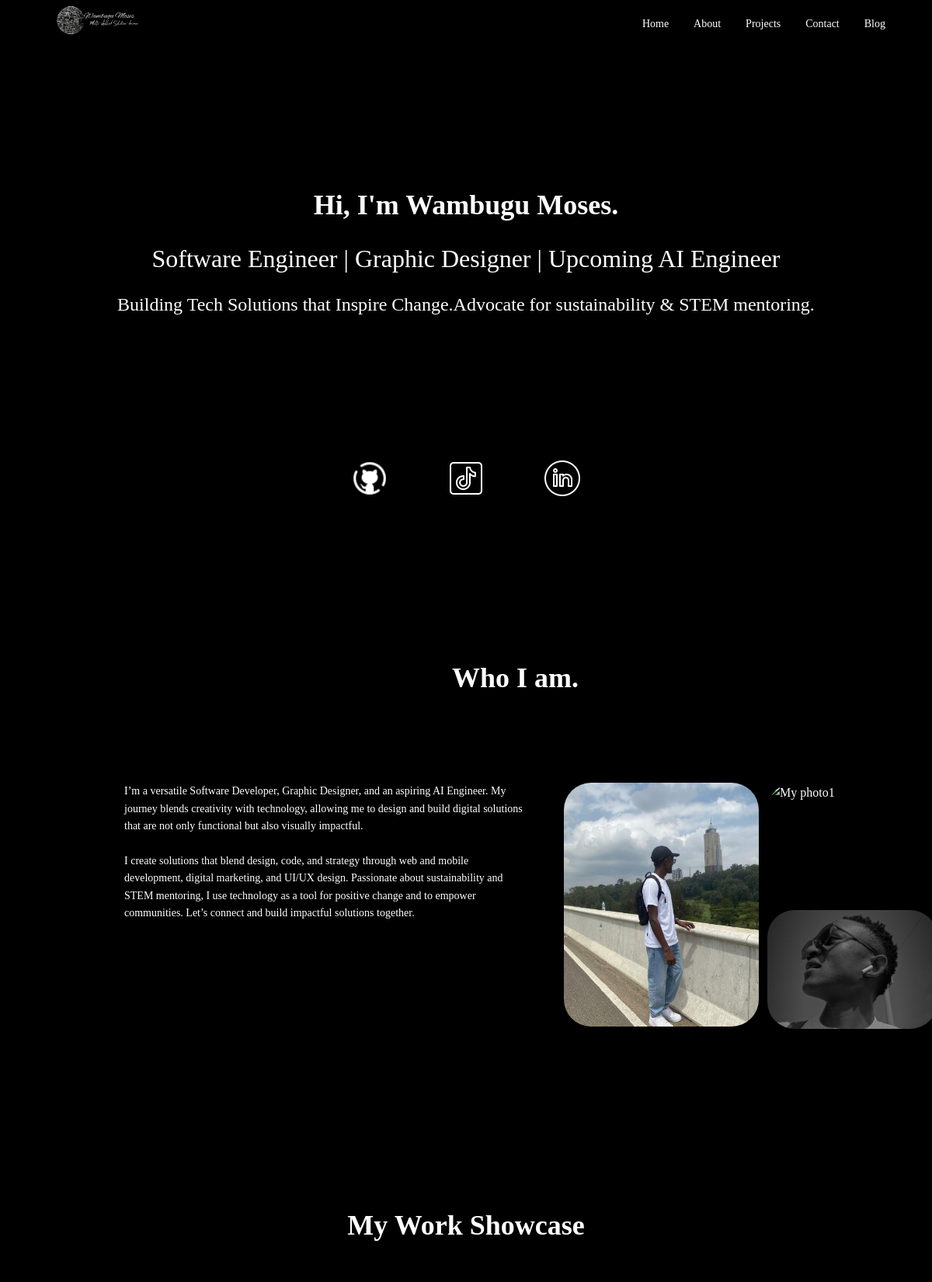
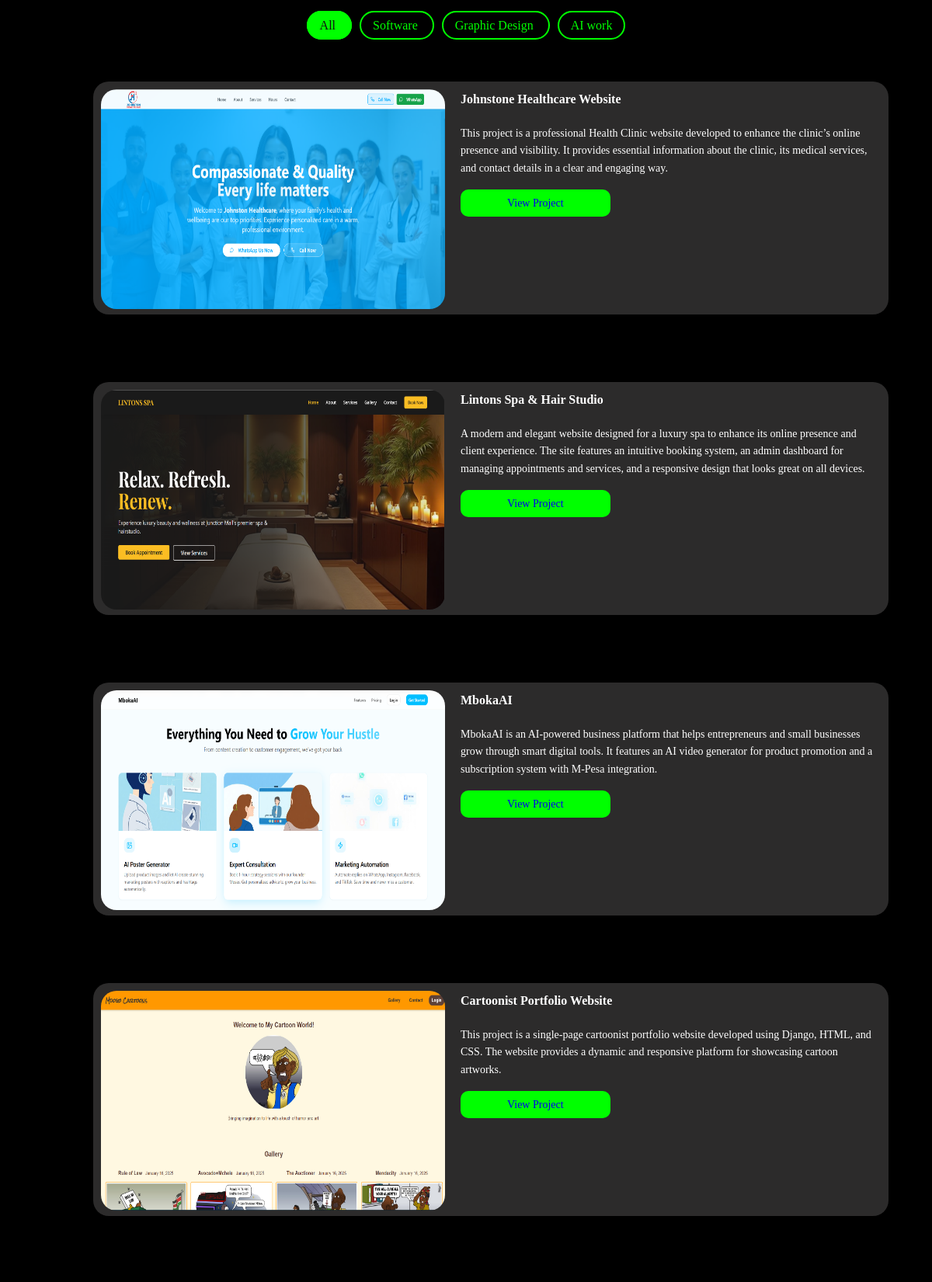
The page / (upper part) on the database its author committed (2 pictures, top to bottom).
### main/models.py (models this page shows, shortened)
class Project(models.Model):
    CATEGORY_CHOICES = [
        ('software', 'Software'),
        ('design', 'Graphic Design'),
        ('ai', 'AI work'),
    ]
    title = models.CharField(max_length=100)
    category = models.CharField(max_length=20, choices=CATEGORY_CHOICES)
    description = models.TextField()
    image = models.ImageField(upload_to='projects/')
    pdf = models.FileField(upload_to='projects/', blank=True, null=True)
    link = models.URLField(blank=True)

### main/views.py (the view, shortened to what this page needs)
# urls.py: path('', views.home, name='home'),
def home(request):
    categories = Project.CATEGORY_CHOICES
    selected_category = request.GET.get("category", "all")
    if selected_category == "all":
        projects = Project.objects.all()[:6]
    else:
        projects = Project.objects.filter(category=selected_category)
    form = ContactForm()
    return render(request, "home.html", {
        "categories": categories,
        "projects": projects,
        "form": form
    })

### main/templates/home.html (shortened to what this page needs)
<!DOCTYPE html>
<html lang="en">
    <head>
        {% load static %}
        <link rel="stylesheet" href="{% static 'css/styles.css' %}">
    </head>
    <body>
         <nav>
            <div class="logo">
                <img src="{% static 'logo/wambugu.png' %}" alt="logo">
            </div>
            <ul id="nav-links">
                <li><a href="#home">Home</a></li>
                <li><a href="#about">About</a></li>
                <li><a href="#projects">Projects</a></li>
                <li><a href="#contact">Contact</a></li>
                <li><a href="#blog">Blog</a></li>
            </ul>
         </nav>
          <section class="hero" id="home">
            <h1>Hi, I'm Wambugu Moses.</h1>
            <p id="p1"> Software Engineer | Graphic Designer | Upcoming AI Engineer <br></p>
            <p id="p2">Building Tech Solutions that Inspire Change.Advocate for sustainability & STEM mentoring.</p>
            <div class="socials">
                <a href="https://github.com/Polymathh" target="_blank"><img src="{% static 'logo/github.png' %}"></a>
                <a href="https://www.tiktok.com/@wambugu_ai?is_from_webapp=1&sender_device=pc" target="_blank"><img src="{% static 'logo/tiktok.png' %}"></a>
                <a href="https://www.linkedin.com/in/wambugumoses/" target="_blank"><img src="{% static 'logo/linkedin.png' %}"></a>
            </div>
          </section>
           <section class="about" id="about">
            <h2>Who I am.</h2>
            <div class="text">
                <p> I’m a versatile Software Developer, Graphic Designer, and an aspiring AI Engineer. My journey blends creativity with technology, allowing me to design and build digital solutions that are not only functional but also visually impactful.<br><br>
                    I create solutions that blend design, code, and strategy through web and mobile development, digital marketing, and UI/UX design. Passionate about sustainability and STEM mentoring, I use technology as a tool for positive change and to empower communities. Let’s connect and build impactful solutions together.</p>
            </div>
            <div class="images">
                <div class="left">
                <img src="{% static 'images/kim1.jpg' %}" alt="My photo1">
            </div>
            <div class="right">
                <img src="{% static 'images/kim.jpg' %}" alt="My photo1">
                <img src="{% static 'images/kim2.png' %}" alt="My photo1">
            </div>
            </div>
           </section>
            <section id="projects" class="projects">
                <h2>My Work Showcase</h2>
                <div class="project-nav">
                    <a href="?category=all#projects"
                    class="filter-btn {% if request.GET.category == 'all' or not request.GET.category %}active{% endif %}">
                    All
                    </a>
                    {% for key, label in categories %}
                    <a href="?category={{ key }}#projects"
                        class="filter-btn {% if request.GET.category == key %}active{% endif %}">
                        {{ label }}
                    </a>
                    {% endfor %}
                </div>
                <div class="project-grid">
                    {% for project in projects %}
                        <div class="project-card">
                            <img src="{{ project.image.url }}" alt="{{ project.title }}">
                            <div>
                                <h3>{{ project.title }}</h3>
                                <p>{{ project.description }}</p>
                                <div class="project-actions">
                                    {% if project.link %}
                                        <a href="{{ project.link }}" class="btn" target="_blank">
                                            View Project
                                        </a>
                                    {% endif %}
                                </div>
                            </div>
                        </div>
                    {% empty %}
                        <p>No projects added yet.</p>
                    {% endfor %}
                </div>
            </section>
    </body>
</html>

### main/static/css/styles.css (style rules this page uses)
* { margin:0; padding: 0; box-sizing: border-box; }
body { background-color: #000; font-family: "Poppins"; line-height: 1.6; color: #fff; }
h2 { font-size: 36px; font-weight: 600; text-align: center; }
nav { width: 100%; height:60px; padding: 1rem 5%; display: flex; justify-content: space-between; align-items: center; background: #000; position: sticky; top: 0; z-index: 100; }
nav .logo img { height: 132px; }
nav ul { list-style: none; display: flex; gap: 2rem; }
nav ul li a { text-decoration: none; color: #fff; font-weight: 400; font-size: 14px; transition: 0.3s; }
.hero { text-align: center; padding: 6rem 2rem; }
.hero h1 { font-size: 36px; padding-bottom: 14px; padding-top: 80px; font-weight: 600; }
#p1 { font-size: 32px; font-weight: 500; padding-bottom: 14px; }
#p2 { font-size: 24px; font-weight: 400; padding-bottom: 180px; }
.hero .socials { display: flex; justify-content: center; gap: 74px; }
.hero .socials img { width: 50px; transition: 0.3s; filter: brightness(0) invert(1); }
.about { padding: 5rem 10%; align-items: start; position: relative; display: grid; grid-template-columns: 1fr 1fr; gap:6px; padding-bottom: 140px; }
.about h2 { grid-column: 1 / -1; text-align: center; padding-top: 20px; padding-bottom: 100px; }
.about p { width: 520px; height:201px; margin: 0 2.5rem; text-align: left; font-size: 14px; font-weight: 400; }
.images { display: grid; grid-template-columns: max-content max-content; gap: 11px; }
.images img { animation: float 3s ease-in-out infinite; }
.left img { width: 251px; height: 314px; border-radius: 35px; object-fit: cover; }
.right { display: grid; grid-template-rows: 1fr 1fr; gap: 6px; }
.right img { width: 219px; height: 153px; border-radius: 35px; object-fit: cover; }
.projects { padding: 5rem 10%; text-align: center; }
.projects h2 { padding-bottom: 63px; }
.project-nav { margin: 0; padding-bottom: 40px; }
.project-nav a { background: transparent; border: 2px solid #0f0; color: #0f0; padding: 8px 15px; margin: 5px; border-radius: 20px; text-decoration: none; transition: 0.3s; }
.project-nav a.active, .project-nav a:hover { background: #0f0; color: #111; }
.project-grid { display: grid; grid-template-columns: 1fr; gap: 47px; }
.project-card { gap: 10px; display: flex; height: 300px; background: #2c2b2b; padding: 10px; border-radius: 20px; text-align: left; transition:0.3s; width: 1024px; height: 300px; margin: 20px auto; }
.project-card img { width: 443px; height: 283px; border-radius: 20px; }
.project-card h3 { font-size: 16px; font-weight: 600; margin-left: 10px; margin-bottom: 20px; }
.project-card p { font-size: 14px; font-weight: 400; margin-left: 10px; margin-bottom: 20px; }
.project-card a { text-decoration: none; margin-left: 10px; font-size: 14px; font-family: "Poppins"; font-weight: 400; }
.project-card .btn { background: #00FF00; width: 500px; height: 40px; padding: 10px 60px; border-radius: 10px; cursor: pointer; margin-top: auto; }
#nav-links { display: flex; gap: 2rem; }

### rows shown on the page
Project: image (picture), title "Johnstone Healthcare Website", description "This project is a professional Health Clinic website developed to enhance the clinic’s online presence and visibility. It provides essential information about the clinic, its medical services, and contact details in a clear and engaging way."
Project: image (picture), title "Lintons Spa & Hair Studio", description "A modern and elegant website designed for a luxury spa to enhance its online presence and client experience. The site features an intuitive booking system, an admin dashboard for managing appointments and services, and a responsive design that looks great on all devices."
Project: image (picture), title "MbokaAI", description "MbokaAI is an AI-powered business platform that helps entrepreneurs and small businesses grow through smart digital tools. It features an AI video generator for product promotion and a subscription system with M-Pesa integration."
Project: image (picture), title "Cartoonist Portfolio Website", description "This project is a single-page cartoonist portfolio website developed using Django, HTML, and CSS. The website provides a dynamic and responsive platform for showcasing cartoon artworks."

### other values the page prints
{{ label }} "Software" "Graphic Design" "AI work"
